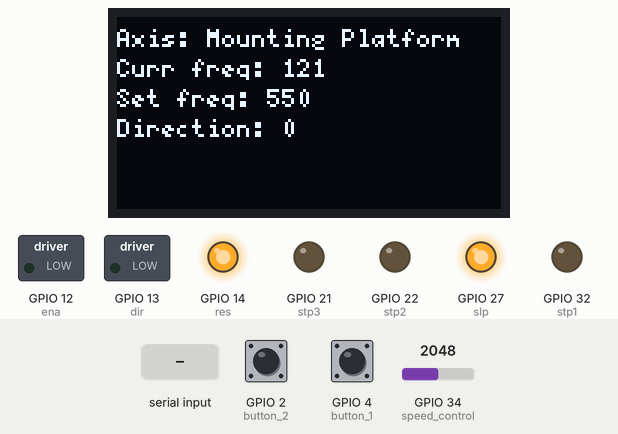
Bench run of a sketch on a simulated ESP32. Shown: 128×64 one-colour display, switched loads named in the sketch (green lamp = pin HIGH), output pins drawn as LEDs (lit = HIGH). The test bench sets the inputs (shaded band); at power-on: GPIO 4 (button_1) HIGH, GPIO 34 (speed_control) = 2048, GPIO 2 (button_2) HIGH. Pins used as bus, display or sensor lines are not drawn; what the sketch prints to the serial monitor is not drawn.

Above: at 1.2 s.
1.3 s: GPIO 4 (button_1) pulled LOW for 0.15 s
At 2.7 s:
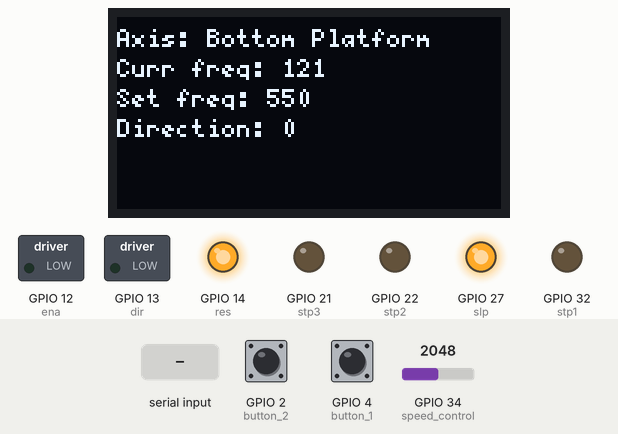
3.0 s: GPIO 4 (button_1) pulled LOW for 1 s
At 4.7 s:
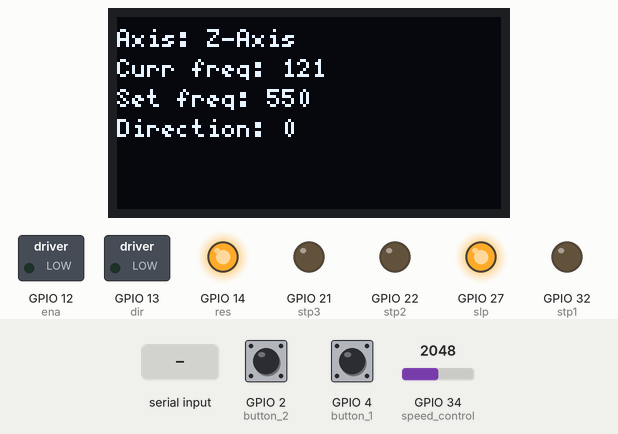
5.6 s: "*" received over Serial
At 6.7 s:
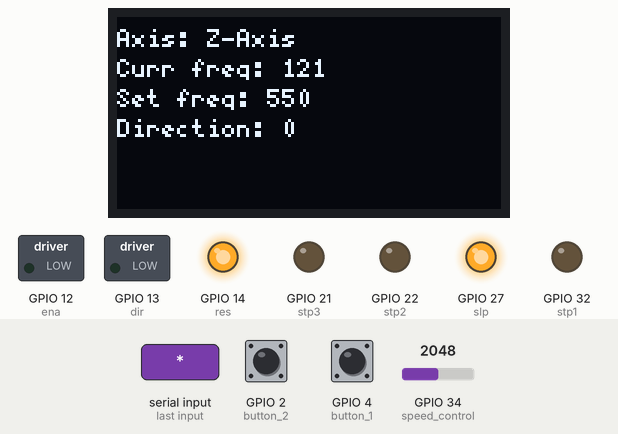
7.1 s: GPIO 34 (speed_control) set to 2866
At 8.3 s:
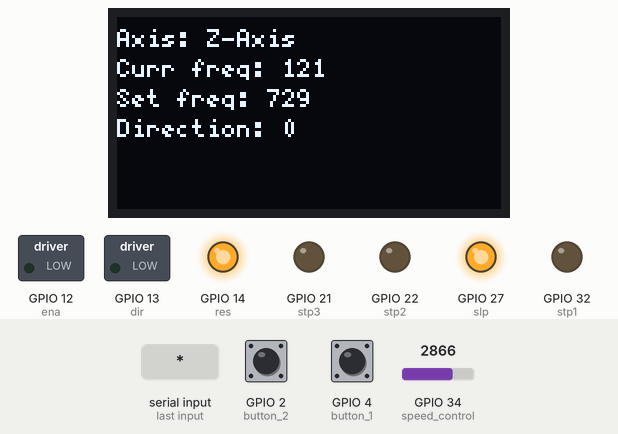
8.6 s: GPIO 2 (button_2) pulled LOW for 0.15 s
At 9.8 s:
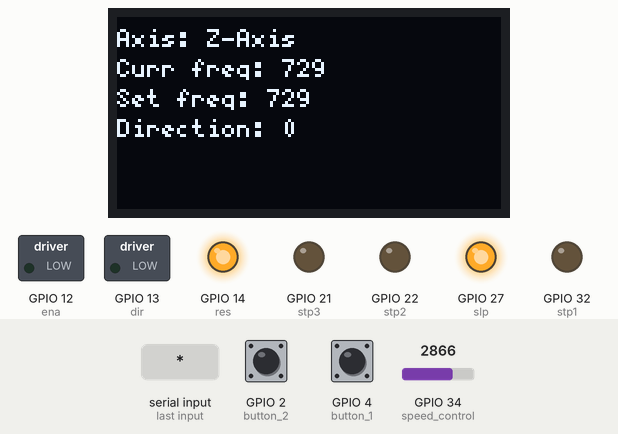
10.3 s: GPIO 34 (speed_control) set to 3603
At 11.1 s:
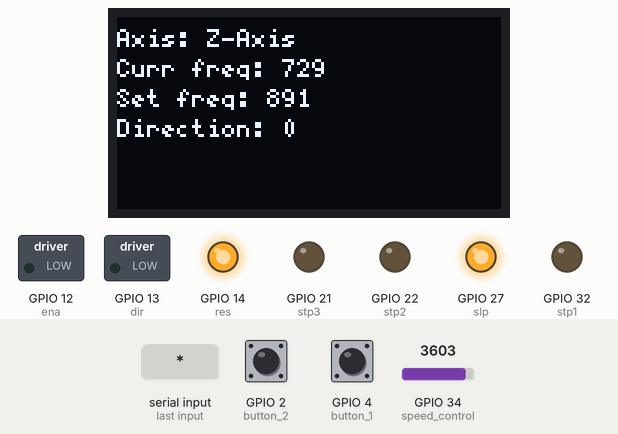
Timing chart, 0 to 12.8 s (numbered marks = the images above; inputs shaded):
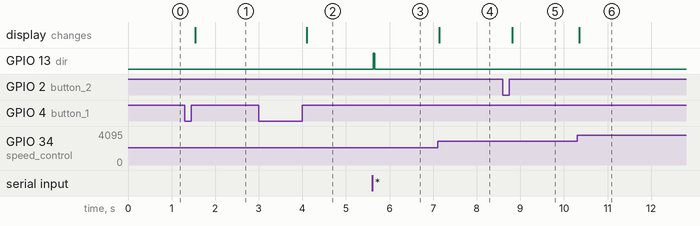

The sketch:

Micro_man_with_LCD_test.ino
```cpp
#include <SPI.h>
#include <U8g2lib.h>
#define DELAY 300

#define speed_control 34 //map with the PWM frequency
#define stp1 32 //motor 1 (platform)
#define stp2 22  //motor 2 (bottom axis)
#define stp3 21  //motor 3 (z-axis)
#define ms1 33
#define ms2 25
#define ms3 26
#define slp 27 //inverting pin
#define res 14 //inverting pin, need to set high for the outputs to work
#define ena 12 //inverting pin
#define dir 13 //direction
#define button_1 4
#define button_2 2

#define SHORT_PRESS 1
#define LONG_PRESS 2

// Set up the oled object
U8G2_SH1106_128X64_NONAME_F_4W_HW_SPI oled(U8G2_R0, 5, 17, 16);

int channel = 0;
int resolution = 8;

int signal_freq = 100;  //set the initial speed
int buttonReading_1;
int buttonReading_2;
signed long execute_time;
int upperBoundFreq = 1000;
int lowerBoundFreq = 100;
int potReading = 0;
int oldReading = signal_freq;
int thres = 25;
int setReading;
int dirState = 0;  //0 is pushing in; 1 is pulling out
bool stringComplete = false;
int axis;
int motorState = 0;
String axisStr = "";
int st = 500;  //number of steps

String commandString;

class Button{
  public:
  unsigned long t_of_state_2;
  unsigned long t_of_button_change;
  unsigned long debounce_time;
  unsigned long long_press_time;
  int pin;
  int flag;
  bool button_pressed;
  int state; // This is public for the sake of convenience
  Button(int p) {
    flag = 0;
    state = 0;
    pin = p;
    t_of_state_2 = millis(); //init
    t_of_button_change = millis(); //init
    debounce_time = 10;
    long_press_time = 1000;
    button_pressed = 0;
  }
  void read() {
    int button_state = digitalRead(pin);
    button_pressed = !button_state;
  }

  int update() {
    read();
    flag = 0;
    if (state==0) { // Unpressed, rest state
      if (button_pressed) {
        state = 1;
        t_of_button_change = millis();
      }
    } else if (state==1) { //Tentative pressed
      if (!button_pressed) {
        state = 0;
        t_of_button_change = millis();
      } else if (millis()-t_of_button_change >= debounce_time) {
        state = 2;
        t_of_state_2 = millis();
      }
    } else if (state==2) { // Short press
      if (!button_pressed) {
        state = 4;
        t_of_button_change = millis();
      } else if (millis()-t_of_state_2 >= long_press_time) {
        state = 3;
      }
    } else if (state==3) { //Long press
      if (!button_pressed) {
        state = 4;
        t_of_button_change = millis();
      }
    } else if (state==4) { //Tentative unpressed
      if (button_pressed && millis()-t_of_state_2 < long_press_time) {
        state = 2; // Unpress was temporary, return to short press
        t_of_button_change = millis();
      } else if (button_pressed && millis()-t_of_state_2 >= long_press_time) {
        state = 3; // Unpress was temporary, return to long press
        t_of_button_change = millis();
      } else if (millis()-t_of_button_change >= debounce_time) { // A full button push is complete
        state = 0;
        if (millis()-t_of_state_2 < long_press_time) { // It is a short press
          flag = 1;
        } else {  // It is a long press
          flag = 2;
        }
      }
    }
    return flag;
  }
};

Button firstButton(button_1);
Button secondButton(button_2);

void setup() {
  // put your setup code here, to run once:

  oled.begin();
  oled.setFont(u8g2_font_5x7_tf);

  Serial.begin(115200);
  commandString.reserve(200);
  pinMode(ms1,OUTPUT);
  pinMode(ms2,OUTPUT);
  pinMode(ms3,OUTPUT);
  pinMode(dir,OUTPUT);
  pinMode(slp,OUTPUT);
  pinMode(res,OUTPUT);
  pinMode(ena,OUTPUT);
  pinMode(stp1,OUTPUT);
  pinMode(stp2,OUTPUT);
  pinMode(stp3,OUTPUT);
  pinMode(button_1,INPUT_PULLUP);
  pinMode(button_2,INPUT_PULLUP);

  digitalWrite(ms1,HIGH);
  digitalWrite(ms2,HIGH);
  digitalWrite(ms3,HIGH);
  digitalWrite(dir,LOW);
  digitalWrite(slp,HIGH);
  digitalWrite(res,HIGH);
}

void loop() {
  int change_speed = 0;
  int change_dir = 0;
  int change_axis = 0;
  buttonReading_1 = firstButton.update();
  buttonReading_2 = secondButton.update();
  potReading = analogRead(speed_control);

  //for switching platform
  switch (motorState){
    case 0: //axis 1 (mounting platform)
      axis = stp1;
      axisStr = "Mounting Platform";
      change_axis = 1;
      if (buttonReading_1 == SHORT_PRESS){
        motorState = 1;
      }
      break;
    case 1: //axis 2 (bottom platform)
      axis = stp2;
      axisStr = "Bottom Platform";
      change_axis = 1;
      if (buttonReading_1 == SHORT_PRESS){
        motorState = 2;
      }
      break;
    case 2: //axis 2 (bottom platform)
      axis = stp3;
      axisStr = "Z-Axis";
      change_axis = 1;
      if (buttonReading_1 == SHORT_PRESS){
        motorState = 0;
      }
      break;
  }

  //change frequency of the motor
  if (buttonReading_2 == SHORT_PRESS){
    oldReading = potReading; //updated frequency
    signal_freq = map(potReading,0,4095,lowerBoundFreq,upperBoundFreq);
  }

  //change direction. Same pin
  if (buttonReading_2 == LONG_PRESS){
    dirState = (dirState + 1) % 2;
    change_dir = 1;
  }

  //for display not to refresh all the time
  if ((potReading > setReading + thres) || (potReading < setReading - thres)){
    setReading = potReading;
    change_speed = 1;
  }

  bool change = (change_speed||change_dir||change_axis);
  drawtext(change, axisStr, oldReading, potReading, lowerBoundFreq, upperBoundFreq, dirState);

  digitalWrite(dir,dirState);
  //analogWrite(stp,127);
  //delay(500);
  serialEvent();
  if (stringComplete){
    Serial.print("frequency:");
    Serial.println(signal_freq);
    //Serial.println(potReading);
    //Serial.println(commandString);
    st = commandString.toInt();
    runComm(st,axis);
    stringComplete = false;
    commandString = "";
  }

  if (buttonReading_1 == LONG_PRESS){
    runComm(st,axis);
  }

}
```

Command.ino
```cpp
void serialEvent() {
  String temp;
  while (Serial.available()) {
    char inChar = (char)Serial.read();
    if (inChar == '*') {
      stringComplete = true;
      break;
    }
    else{
      commandString += inChar;
    }
  }
}
```

MotorFunctions.ino
```cpp
//function for the oled
void drawtext(bool change_, String axis_, int oldReading_, int reading_, int lowerBoundFreq_, int upperBoundFreq_, int dirState_){
  if (change_){
    //tft.fillScreen(ST7735_BLACK);
    oled.clearBuffer();
    oled.setCursor(0,10);
    oled.print("Axis: ");
    oled.println(axis_);
    oled.setCursor(0,20);
    oled.print("Curr freq: ");
    oled.println(map(oldReading_,0,4095,lowerBoundFreq_,upperBoundFreq_));
    oled.setCursor(0,30);
    oled.print("Set freq: ");
    oled.println(map(reading_,0,4095,lowerBoundFreq_,upperBoundFreq_));
    oled.setCursor(0,40);
    oled.print("Direction: ");
    oled.println(dirState_);
    //setReading = reading;

    oled.sendBuffer();
    delay(1);
  }
}

void setRotation(uint8_t rotation);

//function to run the motor. Takes number of of steps
//command in the format #steps + '*' (et. 100*, 100 steps)
void runComm(int steps_, int motor_){
  //Serial.println(st);
  int cycle_period = int((1000000/signal_freq)+0.5);
  //Serial.println(cycle_period);
  int run_time = (1.0/signal_freq)*steps_*1000000; //secs for steps in micros();
  //int run_time = stepsToTime(st);
  //Serial.println(run_time);

  //unsigned long startTime = micros();
  //unsigned long endTime = startTime + run_time;
  //digitalWrite(dir1,0);
  //for(int k = 0; k <= 1; k++){
    digitalWrite(dir,0);
    for(int u = 0; u <= (steps_); u++){
      unsigned long startTime = micros();
      digitalWrite(motor_,HIGH);
      while(micros()<(startTime+cycle_period/2));
      digitalWrite(motor_,LOW);
      while(micros()<startTime+cycle_period);
    }
    digitalWrite(dir,1);
    for(int u = 0; u <= (steps_); u++){
      unsigned long startTime = micros();
      digitalWrite(motor_,HIGH);
      while(micros()<(startTime+cycle_period/2));
      digitalWrite(motor_,LOW);
      while(micros()<startTime+cycle_period);
    }
    //digitalWrite(dir1,1);
  //}
}

//convert to microseconds time for number of steps using the set frequency
double stepsToTime(int number_of_steps, int PWM_freq){
  double period = (1.0/PWM_freq) * pow(10,9);
  return (period*number_of_steps);
}
```

Measured:
- after the input at 1.3 s, the display: changes after 0.24 s (image 1)
- after the input at 3.0 s, the display: changes after 1.1 s (image 2)
- after the input at 5.6 s, GPIO 13 (dir): LOW → HIGH at once, → LOW 0.04 s later
- after the input at 7.1 s, the display: changes at once (image 4)
- after the input at 8.6 s, the display: changes after 0.21 s (image 5)
- after the input at 10.3 s, the display: changes after 0.05 s (image 6)
